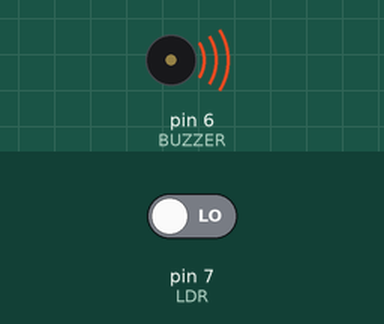
Simulated run of this sketch. Board: Arduino Uno, built with avr-gcc and run on an emulated ATmega328P. Parts: buzzer (waves = sounding, pin HIGH). The inputs (shaded band) are chosen by the test bench; at power-on: pin 7 (LDR) LOW.

Above: at 1.2 s.
1.3 s: pin 7 (LDR) driven HIGH
At 1.7 s:
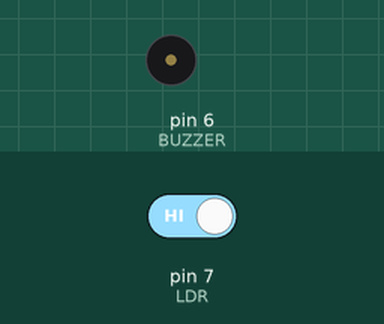
2.8 s: pin 7 (LDR) driven LOW
At 4.0 s:
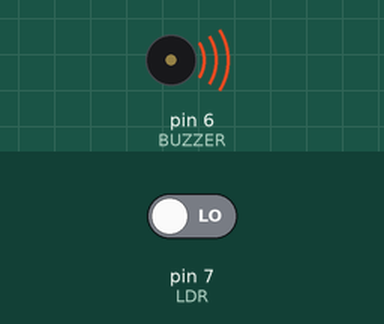
Timing chart, 0 to 5.8 s (numbered marks = the images above; inputs shaded):
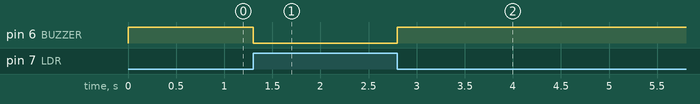

The sketch:

PROJETO_DE_ALARME.ino
```cpp
int LDR =7;
int BUZZER =6;

void setup() {
  // put your setup code here, to run once:

pinMode (LDR,INPUT);
pinMode (BUZZER,OUTPUT);
}

void loop() {
  // put your main code here, to run repeatedly:
  int leitura=digitalRead(LDR);
if (leitura==HIGH){
  digitalWrite(BUZZER,LOW);
}else{
digitalWrite(BUZZER,HIGH);
}

}
```

Measured:
- after the input at 1.3 s, pin 6 (BUZZER): HIGH → LOW at once
- after the input at 2.8 s, pin 6 (BUZZER): LOW → HIGH at once
